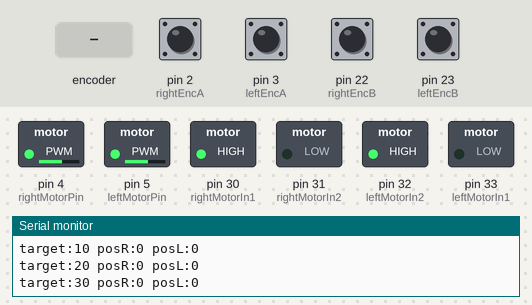
A sketch run on a simulated Arduino Mega 2560, built with avr-gcc and run on an emulated ATmega2560. Shown: switched loads named in the sketch (green lamp = pin HIGH), the last lines printed to the serial monitor. The test bench sets the inputs (shaded band); at power-on: pin 2 (rightEncA), pin 3 (leftEncA) HIGH, pin 22 (rightEncB), pin 23 (leftEncB) LOW.

Above: at 0.07 s.
At 1.2 s:
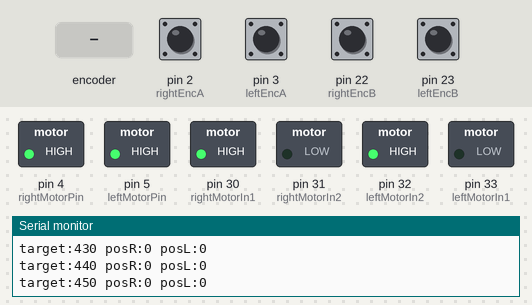
1.3 s: pin 3 (leftEncA) pulled LOW for 1 s
5.3 s: rotary encoder on pin 2 (rightEncA) / pin 22 (rightEncB) turned 2 steps (second pin leading)
Timing chart, 0 to 8.3 s (numbered marks = the images above; inputs shaded):
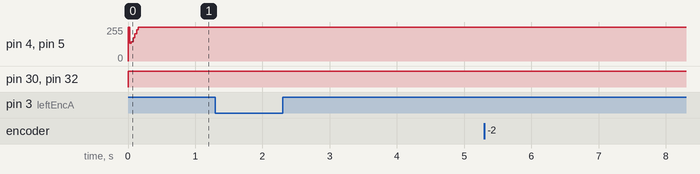

The sketch:

testing_control.ino
```cpp
#include <util/atomic.h> // For the ATOMIC_BLOCK macro

//#define ENCA 2 // YELLOW
//#define ENCB 22 // WHITE
//#define PWM 4
//#define IN2 31
//#define IN1 30

// #define ENCA 3 // YELLOW
// #define ENCB 23 // WHITE
// #define PWM 5
// #define IN2 32
// #define IN1 33

// Define motor connections
int leftMotorPin = 5;       // L DC Motor - interrupt pin (might not need it tho idk)
int rightMotorPin = 4;      // R DC Motor - interrupt pin

int rightMotorIn1 = 30;       // R DC Motor - IN1 on Motor Driver
int rightMotorIn2 = 31;       // R DC Motor - IN2 on Motor Driver
int leftMotorIn2 = 32;      // L DC Motor - IN3 on Motor Driver
int leftMotorIn1 = 33;      // L DC Motor - IN4 on Motor Driver

int rightEncA = 2;           // R DC Motor - encoder A signal (needs interrupt)
int rightEncB = 22;          // R DC Motor - encoder B signal
int leftEncA = 3;          // L DC Motor - encoder A signal (needs interrupt)
int leftEncB = 23;         // L DC Motor - encoder B signal

struct PID_params {
  float kp;
  float kd;
  float ki;
  float eprev; // default 0
  float eintegral; // default 0
  long prevT; // default 0
};

struct motor_params {
  int dir;
  float pwr;
};

volatile int posiR = 0; // specify posi as volatile: https://www.arduino.cc/reference/en/language/variables/variable-scope-qualifiers/volatile/
volatile int posiL = 0; // specify posi as volatile: https://www.arduino.cc/reference/en/language/variables/variable-scope-qualifiers/volatile/

PID_params right_motor_PID_params = {1, 0.05, 0.05, 0, 0, 0};
PID_params left_motor_PID_params = {1, 0.05, 0.05, 0, 0, 0};

int target = 0;

void setup() {
  Serial.begin(9600);

  pinMode(rightEncA,INPUT);
  pinMode(rightEncB,INPUT);
  attachInterrupt(digitalPinToInterrupt(rightEncA),readEncoderR,RISING);

  pinMode(rightMotorPin,OUTPUT);
  pinMode(rightMotorIn1,OUTPUT);
  pinMode(rightMotorIn2,OUTPUT);

  pinMode(leftEncA,INPUT);
  pinMode(leftEncB,INPUT);
  attachInterrupt(digitalPinToInterrupt(leftEncA),readEncoderL,RISING);

  pinMode(leftMotorPin,OUTPUT);
  pinMode(leftMotorIn1,OUTPUT);
  pinMode(leftMotorIn2,OUTPUT);

  Serial.println("target pos");
}

void loop() {

  // set target position
//  int target = 250*sin(prevT/1e6);
  target += 10;
  // PID constants
  // right wheel
//  float kp = 1;
//  float kd = 0.1;
//  float ki = -0.078;

  // float kp = 1;
  // float kd = 0.1;
  // float ki = -0.045;


  // Read the position in an atomic block to avoid a potential
  // misread if the interrupt coincides with this code running
  // see: https://www.arduino.cc/reference/en/language/variables/variable-scope-qualifiers/volatile/
  int posR = 0;
  ATOMIC_BLOCK(ATOMIC_RESTORESTATE) {
    posR = posiR;
  }

  int posL = 0;
  ATOMIC_BLOCK(ATOMIC_RESTORESTATE) {
    posL = posiL;
  }

  motor_params right_motor;
  motor_params left_motor;
  right_motor = calc_PID(posR, target*-1, right_motor_PID_params);
  left_motor = calc_PID(posL, target, left_motor_PID_params);

  // signal the motor
  setMotor(right_motor.dir,right_motor.pwr,rightMotorPin,rightMotorIn1,rightMotorIn2);
  setMotor(left_motor.dir,left_motor.pwr,leftMotorPin,leftMotorIn1,leftMotorIn2);

  Serial.print("target:");
  Serial.print(target);
  Serial.print(" ");
  Serial.print("posR:");
  Serial.print(posR*-1);
  Serial.print(" ");
  Serial.print("posL:");
  Serial.print(posL);
  Serial.println();
}

motor_params calc_PID(int pos, int target, PID_params &params){
  motor_params out;

  long currT = micros();
  float deltaT = ((float) (currT - params.prevT))/( 1.0e6 );
  params.prevT = currT;

  // error
  int e = pos - target;

  // derivative
  float dedt = (e-params.eprev)/(deltaT);

  // integral
  params.eintegral = params.eintegral + e*deltaT;

  // control signal
  float u = params.kp*e + params.kd*dedt + params.ki*params.eintegral;
//  Serial.print("deltaT: ");
//  Serial.println(deltaT);
//  Serial.print("pos: ");
//  Serial.println(pos);
//  Serial.print("target: ");
//  Serial.println(target);
//  Serial.print("u: ");
//  Serial.println(u);

  // motor power
  float pwr = fabs(u);
  if( pwr > 255 ){
    pwr = 255;
  }

  // motor direction
  int dir = 1;
  if(u<0){
    dir = -1;
  }

  out.dir = dir;
  out.pwr = pwr;

  return out;
}

void setMotor(int dir, int pwmVal, int pwm, int in1, int in2){
  analogWrite(pwm,pwmVal);
  if(dir == 1){
    digitalWrite(in1,HIGH);
    digitalWrite(in2,LOW);
  }
  else if(dir == -1){
    digitalWrite(in1,LOW);
    digitalWrite(in2,HIGH);
  }
  else{
    digitalWrite(in1,LOW);
    digitalWrite(in2,LOW);
  }
}

void readEncoderR(){
  int b = digitalRead(rightEncB);
  if(b > 0){
    posiR++;
  }
  else{
    posiR--;
  }
}

void readEncoderL(){
  int b = digitalRead(leftEncB);
  if(b > 0){
    posiL++;
  }
  else{
    posiL--;
  }
}
```
